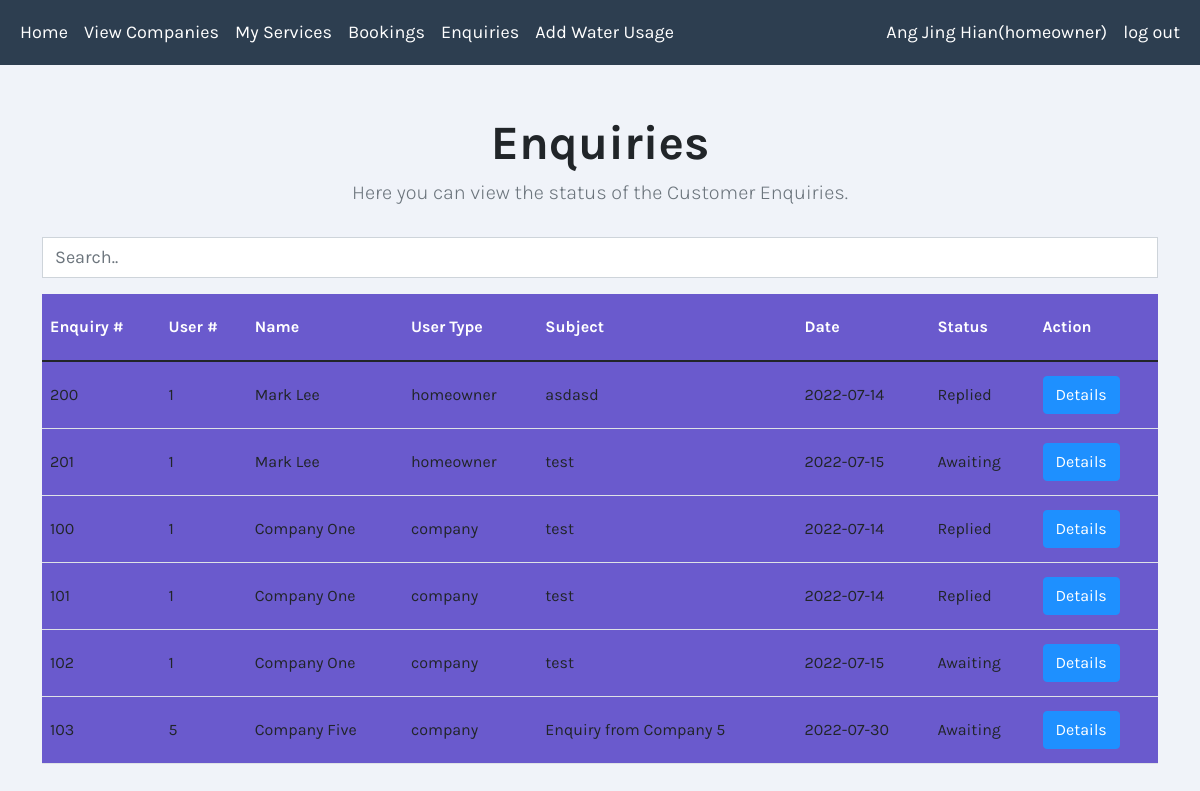
Screenshot of /viewEnquiriesAdmin.php (signed in) with the database file from the repository.
### tables this page shows
CREATE TABLE `Enquiries_Homeowner` (
  `eh_ID` int(11) NOT NULL,
  `admin_ID` int(10) DEFAULT NULL,
  `homeowner_ID` int(11) NOT NULL,
  `user_type` varchar(15) NOT NULL,
  `enquiry_date` varchar(15) NOT NULL,
  `enquiry_subject` varchar(30) NOT NULL,
  `enquiry_description` varchar(500) NOT NULL,
  `enquiry_status` varchar(10) NOT NULL,
  `enquiry_reply` varchar(500) DEFAULT NULL
);

CREATE TABLE `Homeowners` (
  `homeowner_ID` int(11) NOT NULL,
  `username` varchar(50) NOT NULL,
  `password` varchar(255) NOT NULL,
  `name` varchar(50) NOT NULL,
  `email` varchar(50) NOT NULL,
  `phone` int(11) NOT NULL,
  `address` varchar(255) NOT NULL,
  `postal_code` int(11) NOT NULL,
  `home_type` varchar(30) NOT NULL,
  `user_type` varchar(20) NOT NULL,
  `suspended` tinyint(1) NOT NULL DEFAULT 0,
  `verified` tinyint(1) NOT NULL DEFAULT 0
);

CREATE TABLE `Enquiries_Company` (
  `ec_ID` int(11) NOT NULL,
  `admin_ID` int(10) DEFAULT NULL,
  `company_ID` int(11) NOT NULL,
  `user_type` varchar(15) NOT NULL,
  `enquiry_date` varchar(15) NOT NULL,
  `enquiry_subject` varchar(30) NOT NULL,
  `enquiry_description` varchar(500) NOT NULL,
  `enquiry_status` varchar(10) NOT NULL,
  `enquiry_reply` varchar(500) DEFAULT NULL
);

CREATE TABLE `Company` (
  `company_ID` int(11) NOT NULL,
  `username` varchar(50) NOT NULL,
  `password` varchar(255) NOT NULL,
  `name` varchar(50) NOT NULL,
  `email` varchar(50) NOT NULL,
  `phone` int(11) NOT NULL,
  `address` varchar(255) NOT NULL,
  `postal_code` int(11) NOT NULL,
  `description` varchar(255) NOT NULL,
  `user_type` varchar(20) NOT NULL,
  `suspended` tinyint(1) NOT NULL DEFAULT 0,
  `verified` tinyint(1) NOT NULL DEFAULT 0
);

### classes.php (the view, shortened to what this page needs)
<?php
include_once 'cssLinks.php';
class Admin{
private $conn = NULL;
function __construct() {
  include("conn.php");
  $this->conn = $conn;
}
function tableHeaderEnquiriesAdmin()
  {
    echo "<table class='table table-hover  datatable_style' >
            <thead>
            <tr class='table-padding text-white'>
              <th class='hide-box'>Enquiry #</th>
              <th class='hide-box'>User #</th>
              <th>Name</th>
              <th>User Type</th>
			        <th>Subject</th>
              <th>Date</th>
              <th>Status</th>
              <th>Action</th>
            </tr>
            </thead>
            <tbody class='search-table'>";
  }
  function viewEnquiriesAdmin(){
    try {
       $query = "SELECT * FROM Enquiries_Homeowner as eq
                 JOIN Homeowners as ho
                 ON eq.homeowner_ID = ho.homeowner_ID
                 WHERE eq.user_type ='homeowner'";
       $result = mysqli_query($this->conn, $query);
       if (mysqli_num_rows($result) < 1) {
           echo "<br><br>No enquiries are found.<br><br>";
       } else {
          $this->tableHeaderEnquiriesAdmin();
           while (($Row = mysqli_fetch_assoc($result)) != FALSE) {
             if(  $Row['user_type'] == 'homeowner')
             {
               echo "
                       <tr class='table-padding'>
                       <form method='post' action='replyEnquiry.php'>
                          <td class='hide-box'>" . $Row['eh_ID'] . "</td>".
                         "<td class='hide-box'>" . $Row['homeowner_ID'] . "</td>".
                         "<td>" . $Row['name'] . "</td>".
                         "<td>" . $Row['user_type'] . "</td>".
                         "<td>" . $Row['enquiry_subject'] . "</td>".
                         "<td>" . $Row['enquiry_date'] ."</td>".
                         "<td>" . $Row['enquiry_status'] ."</td>".
                         "<input type ='hidden' value ='".$Row['eh_ID']."' name ='enquiry_ID'/>".
                         "<input type ='hidden' value ='".$Row['homeowner_ID']."' name ='user_id'/>".
                         "<input type ='hidden' value ='".$Row['name']."' name ='name'/>".
                         "<input type ='hidden' value ='".$Row['enquiry_subject']."' name ='enquiry_subject'/>".
                         "<input type ='hidden' value ='".$Row['enquiry_date']."' name ='enquiry_date'/>".
                         "<input type ='hidden' value ='".$Row['enquiry_description']."' name ='enquiry_description'/>".
                         "<input type ='hidden' value ='".$Row['user_type']."' name ='user_type'/>".
                         "<input type ='hidden' value ='".$Row['enquiry_status']."' name ='enquiry_status'/>".
                         "<input type ='hidden' value ='".$Row['enquiry_reply']."' name ='enquiry_reply'/>".
                         "<td class ='align-middle'><input type='submit' class='btn btn-mobile btn-primary' name='Details' value='Details'></td>".
                      " </tr>
                     </form>";
              }
           }
        $query = "SELECT eq.*,comp.name FROM Enquiries_Company as eq
                  JOIN Company as comp
                  ON eq.company_ID = comp.company_ID
                  WHERE eq.user_type ='company'";
         $result = mysqli_query($this->conn, $query);
         if (mysqli_num_rows($result) < 1) {
             echo "<br><br>No enquiries are found.<br><br>";
         } else {
             while (($Row = mysqli_fetch_assoc($result)) != FALSE) {
               if(  $Row['user_type'] == 'company')
               {
                 echo "
                         <tr class='table-padding'>
                         <form method='post' action='replyEnquiry.php'>
                            <td class='hide-box'>" . $Row['ec_ID'] . "</td>".
                           "<td class='hide-box'>" . $Row['company_ID'] . "</td>".
                           "<td>" . $Row['name'] . "</td>".
                           "<td>" . $Row['user_type'] . "</td>".
                           "<td>" . $Row['enquiry_subject'] . "</td>".
                           "<td>" . $Row['enquiry_date'] ."</td>".
                           "<td>" . $Row['enquiry_status'] ."</td>".
                           "<td class ='align-middle'><input type='submit' class='btn btn-mobile btn-primary' name='Details' value='Details'></td>".
                           "<input type ='hidden' value ='".$Row['ec_ID']."' name ='enquiry_ID'/>".
                           "<input type ='hidden' value ='".$Row['company_ID']."' name ='user_id'/>".
                           "<input type ='hidden' value ='".$Row['name']."' name ='name'/>".
                           "<input type ='hidden' value ='".$Row['enquiry_subject']."' name ='enquiry_subject'/>".
                           "<input type ='hidden' value ='".$Row['enquiry_date']."' name ='enquiry_date'/>".
                           "<input type ='hidden' value ='".$Row['enquiry_description']."' name ='enquiry_description'/>".
                           "<input type ='hidden' value ='".$Row['user_type']."' name ='user_type'/>".
                           "<input type ='hidden' value ='".$Row['enquiry_status']."' name ='enquiry_status'/>"."
                         </tr>
                       </form>";
                }
             }
           }
           echo "</tbody></table>";
       }
    } catch (Exception $e){
       echo "<br><br>No enquiries are found.<br><br>";
       echo "<p>Error " . mysqli_errno($this->conn). ": " . mysqli_error($this->conn);
    }
  }
}

### css/main.css (style rules this page uses)
body { font-family: 'Karla', sans-serif !important; background-color:#F0F3F9 !important; font-size: 18px; }
.btn-primary { background-color:DodgerBlue !important ; border-color:DodgerBlue !important ; }
.table-padding { line-height:50px; background-color:SlateBlue; }

### rows the page displays
enquiries_homeowner: eh_ID "200", homeowner_ID.homeowner_ID "1", homeowner_ID.name "Mark Lee", homeowner_ID.user_type "homeowner", enquiry_subject "asdasd", enquiry_date "2022-07-14", enquiry_status "Replied"
enquiries_homeowner: eh_ID "201", homeowner_ID.homeowner_ID "1", homeowner_ID.name "Mark Lee", homeowner_ID.user_type "homeowner", enquiry_subject "test", enquiry_date "2022-07-15", enquiry_status "Awaiting"
enquiries_company: ec_ID "100", company_ID "1", company_ID.name "Company One", user_type "company", enquiry_subject "test", enquiry_date "2022-07-14", enquiry_status "Replied"
enquiries_company: ec_ID "101", company_ID "1", company_ID.name "Company One", user_type "company", enquiry_subject "test", enquiry_date "2022-07-14", enquiry_status "Replied"
enquiries_company: ec_ID "102", company_ID "1", company_ID.name "Company One", user_type "company", enquiry_subject "test", enquiry_date "2022-07-15", enquiry_status "Awaiting"
enquiries_company: ec_ID "103", company_ID "5", company_ID.name "Company Five", user_type "company", enquiry_subject "Enquiry from Company 5", enquiry_date "2022-07-30", enquiry_status "Awaiting"

### other values shown
$_SESSION["name"] "Ang Jing Hian"
$_SESSION["user_type"] "homeowner"
